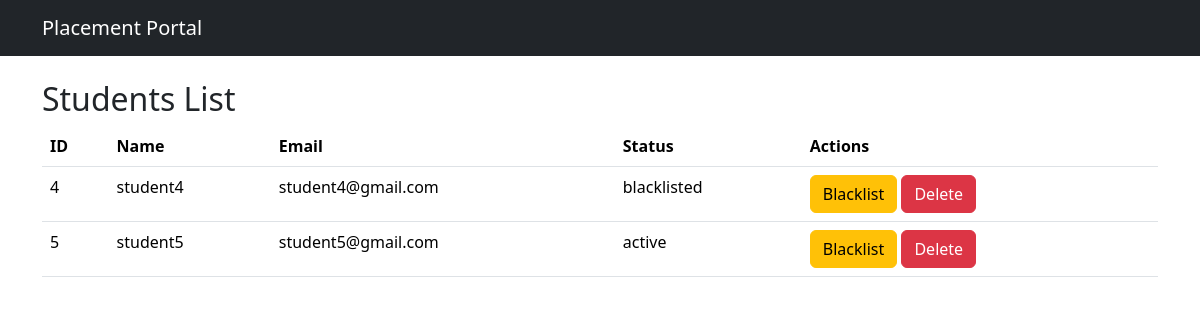
/admin/students (signed in), run on the app's committed database.
### tables this page shows
CREATE TABLE students(
        id INTEGER PRIMARY KEY AUTOINCREMENT,
        name TEXT,
        email TEXT UNIQUE,
        password TEXT,
        phone TEXT,
        resume TEXT,
        status TEXT DEFAULT 'active'
    );

### app.py (the view)
@app.route("/admin/students")
def admin_students():
    if not session.get("admin"):
        return redirect("/login")
    conn = get_db()
    cur = conn.cursor()
    cur.execute("SELECT * FROM students")
    students = cur.fetchall()
    conn.close()
    return render_template("admin_students.html", students=students)

### models.py (called while the page is built)
def get_db():
    conn = sqlite3.connect(DATABASE, timeout=10)
    conn.row_factory = sqlite3.Row
    return conn

### templates/admin_students.html
{% extends 'base.html' %}
{% block content %}
<h2>Students List</h2>
<table class="table">
<tr>
<th>ID</th>
<th>Name</th>
<th>Email</th>
<th>Status</th>
<th>Actions</th>
</tr>
{% for s in students %}
<tr>
<td>{{s.id}}</td>
<td>{{s.name}}</td>
<td>{{s.email}}</td>
<td>{{s.status}}</td>
<td>
<a href="/admin/blacklist_student/{{s.id}}" class="btn btn-warning">
Blacklist
</a>
<a href="/admin/delete_student/{{s.id}}" class="btn btn-danger">
Delete
</a>
</td>
</tr>
{% endfor %}
</table>
{% endblock %}

### data on the page
students: id "4", name "student4", email "student4@gmail.com", status "blacklisted"
students: id "5", name "student5", email "student5@gmail.com", status "active"
